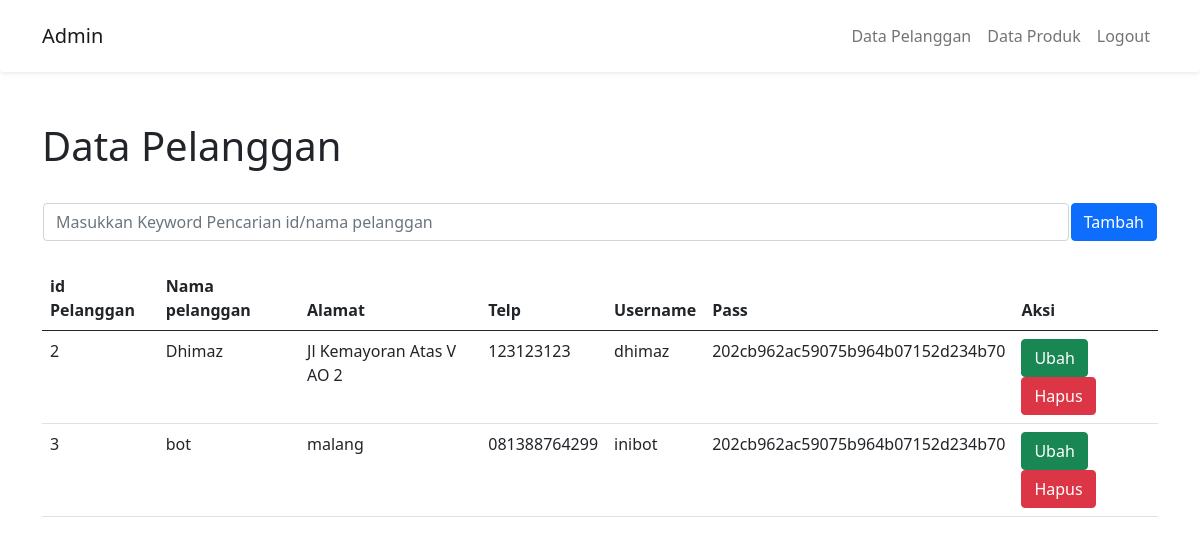
The app's page /admin/tampil_pelanggan.php (signed in) with its own data.
### tables this page shows
CREATE TABLE `pelanggan` (
  `id_pelanggan` int(11) NOT NULL,
  `nama` varchar(100) NOT NULL,
  `alamat` text NOT NULL,
  `telp` varchar(50) NOT NULL,
  `username` varchar(255) NOT NULL,
  `password` varchar(255) NOT NULL
);

### admin/tampil_pelanggan.php (the view, shortened to what this page needs)
<!DOCTYPE html>
<html lang="en">
<head>
    <link href="https://cdn.jsdelivr.net/npm/bootstrap@5.0.1/dist/css/bootstrap.min.css" rel="stylesheet">
</head>
<body>
    <?php include "navbar.php"; ?>
    <div class = "container" style="margin-top : 50px">
        <h1>Data Pelanggan</h1>
        <br>
        <table>
            <thead>
            <tr>
                <th style="width : 95%">
                    <form action="tampil_siswa.php" method ="POST">
                    <input  type="text" name="cari" class="form-control" placeholder="Masukkan Keyword Pencarian id/nama pelanggan">
                </th>
                <th style="width : 5%">
                    <a type="button" class="btn btn-primary" href="tambah_pelanggan.php">Tambah</a>
                </th>
            </tr>
            </thead>
                <?php
                include "koneksi.php";
                if (isset($_POST["cari"])) {
                    $cari=$_POST["cari"];
                    $qry_pelanggan=mysqli_query($koneksi,"select * from pelanggan where id_pelanggan='$cari'or nama like'%$cari%'");
                }else {
                    $qry_pelanggan=mysqli_query($koneksi,"select * from pelanggan");
                }
                ?>
            </table>
        <br>
        <table class="table">
                <thead>
                    <tr>
                        <th scope="col">id Pelanggan</th>
                        <th scope="col">Nama pelanggan</th>
                        <th scope="col">Alamat </th>
                        <th scope="col">Telp</th>
                        <th scope="col">Username</th>
                        <th scope="col">Pass</th>
                        <th scope="col">Aksi</th>
                    </tr>
                </thead>
                <tbody>
                    <?php
                        while($data_pelanggan=mysqli_fetch_array($qry_pelanggan)){?>
                            <div>
                            <tr>
                                <td><?php echo $data_pelanggan["id_pelanggan"];?></td>
                                <td><?php echo $data_pelanggan["nama"];?></td>
                                <td><?php echo $data_pelanggan["alamat"];?></td>
                                <td><?php echo $data_pelanggan["telp"];?></td>
                                <td><?php echo $data_pelanggan["username"];?></td>
                                <td><?php echo $data_pelanggan["password"];?></td>
                                <td>
                                <a href="ubah_pelanggan.php?id_pelanggan=<?php echo $data_pelanggan['id_pelanggan']?>" class="btn btn-success">Ubah</a>
                                <a href="hapus.pelanggan?id_pelanggan=<?php echo $data_pelanggan['id_pelanggan']?>" onclick="return confirm('Apakah anda yakin menghapus data ini?')" class="btn btn-danger">Hapus</a>
                                </td>
                            </tr>
                            </div>
                            </div>
                        <?php
                        }
                    ?>
</body>
</html>

### records on screen
pelanggan: id_pelanggan "2", nama "Dhimaz", alamat "Jl Kemayoran Atas V AO 2", telp "123123123", username "dhimaz", password "202cb962ac59075b964b07152d234b70"
pelanggan: id_pelanggan "3", nama "bot", alamat "malang", telp "081388764299", username "inibot", password "202cb962ac59075b964b07152d234b70"
